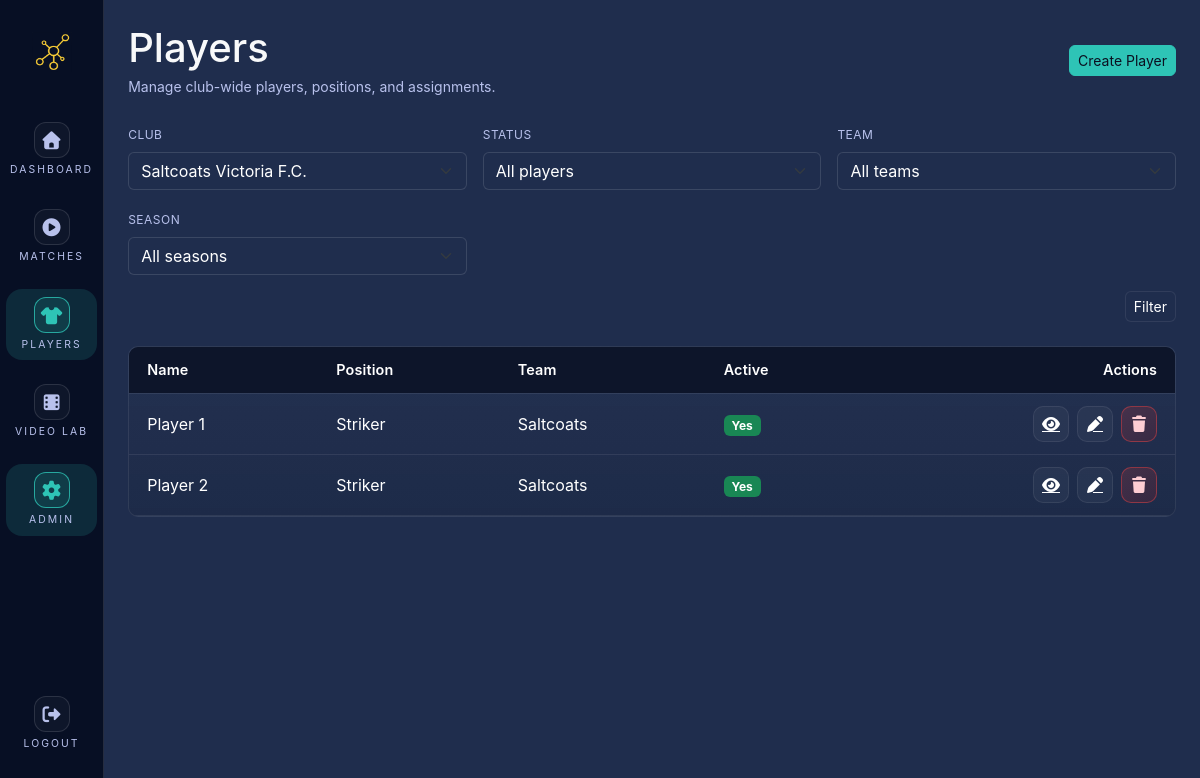
Screenshot of /admin/players (signed in) with the database file from the repository.
### tables this page shows
CREATE TABLE `players` (
  `id` bigint(20) UNSIGNED NOT NULL,
  `club_id` bigint(20) UNSIGNED NOT NULL,
  `team_id` bigint(20) UNSIGNED DEFAULT NULL,
  `first_name` varchar(80) DEFAULT NULL,
  `last_name` varchar(80) DEFAULT NULL,
  `display_name` varchar(120) NOT NULL,
  `dob` date DEFAULT NULL,
  `primary_position` varchar(40) DEFAULT NULL,
  `is_active` tinyint(1) NOT NULL DEFAULT 1,
  `created_at` datetime NOT NULL DEFAULT current_timestamp(),
  `updated_at` datetime DEFAULT NULL ON UPDATE current_timestamp()
);

CREATE TABLE `teams` (
  `id` bigint(20) UNSIGNED NOT NULL,
  `club_id` bigint(20) UNSIGNED NOT NULL,
  `name` varchar(120) NOT NULL,
  `team_type` varchar(30) NOT NULL DEFAULT 'club',
  `created_at` datetime NOT NULL DEFAULT current_timestamp(),
  `updated_at` datetime DEFAULT NULL ON UPDATE current_timestamp()
);

### config/config.php (called while the page is built)
<?php
return [
          'app' => [
                    'name' => 'Analytics Desk',
                    'env'  => 'local',
                    'debug' => true,
                    'base_path' => '',
          ],
          'db' => [
                    'host' => '127.0.0.1',
                    'name' => 'project_1',
                    'user' => 'project_1',
                    'pass' => 'D&DNdtopmoff7!29',
                    'charset' => 'utf8mb4',
          ],
          'session' => [
                    'name' => 'analytics_session',
                    'lifetime' => 0,
          ],
          'phase3' => [
                    'video_lab_enabled' => true,
          ],
];

### app/lib/auth.php (called while the page is built, shortened)
<?php
function auth_boot()
{
          if (session_status() === PHP_SESSION_NONE) {
                    $config = require __DIR__ . '/../../config/config.php';
          }
}
function current_user(): ?array
{
          return $_SESSION['user'] ?? null;
}
function is_logged_in(): bool
{
          return current_user() !== null;
}
function require_club_admin_access(): array
{
          $roles = $_SESSION['roles'] ?? [];
          $user = current_user();
          $isPlatformAdmin = in_array('platform_admin', $roles, true);
          $isClubAdmin = in_array('club_admin', $roles, true);
          $clubId = $isClubAdmin ? (int)($user['club_id'] ?? 0) : 0;
          if ($isPlatformAdmin) {
                    $requestedClubId = isset($_GET['club_id']) ? (int)$_GET['club_id'] : 0;
                    if ($clubId <= 0) {
                              require_once __DIR__ . '/club_repository.php';
                              $clubs = get_all_clubs();
                              if (!empty($clubs)) {
                                        $clubId = (int)($clubs[0]['id'] ?? 0);
                              }
                    }
          }
          return [
                    'user' => $user,
                    'roles' => $roles,
                    'club_id' => $clubId,
          ];
}
function base_path(): string
{
          static $base;
          if ($base !== null) {
                    return $base;
          }
          $config = require __DIR__ . '/../../config/config.php';
          $base = rtrim($config['app']['base_path'] ?? '', '/');
          return $base;
}

### app/lib/db.php (called while the page is built)
<?php
function db(): PDO
{
          static $pdo;
          if ($pdo) {
                    return $pdo;
          }
          $config = require __DIR__ . '/../../config/config.php';
          $db = $config['db'];
          $dsn = sprintf(
                    'mysql:host=%s;dbname=%s;charset=%s',
                    $db['host'],
                    $db['name'],
                    $db['charset']
          );
          $pdo = new PDO(
                    $dsn,
                    $db['user'],
                    $db['pass'],
                    [
                              PDO::ATTR_ERRMODE => PDO::ERRMODE_EXCEPTION,
                              PDO::ATTR_DEFAULT_FETCH_MODE => PDO::FETCH_ASSOC,
                    ]
          );
          return $pdo;
}

### app/lib/club_repository.php (called while the page is built, shortened)
<?php
require_once __DIR__ . '/db.php';
function get_all_clubs(): array
{
          $stmt = db()->query('SELECT id, name FROM clubs ORDER BY name ASC');
          return $stmt->fetchAll();
}

### app/lib/player_repository.php (called while the page is built, shortened)
<?php
require_once __DIR__ . '/db.php';
function get_players_for_club(int $clubId, array $filters = []): array
{
          $params = ['club_id' => $clubId];
          $where = ['p.club_id = :club_id'];
          $joins = [];
          $sql = 'SELECT p.*, t.name AS team_name
           FROM players p
           LEFT JOIN teams t ON t.id = p.team_id AND t.club_id = p.club_id';
          if ($joins) {
                    $sql .= ' WHERE ' . implode(' AND ', array_merge($where, $joins));
          } else {
                    $sql .= ' WHERE ' . implode(' AND ', $where);
          }
          $sql .= ' ORDER BY p.display_name ASC';
          $stmt = db()->prepare($sql);
          $stmt->execute($params);
          return $stmt->fetchAll();
}

### app/views/pages/admin/players/list.php (the view, shortened to what this page needs)
<?php
require_once __DIR__ . '/../../../../lib/auth.php';
require_once __DIR__ . '/../../../../lib/player_repository.php';
require_once __DIR__ . '/../../../../lib/club_repository.php';
$context = require_club_admin_access();
$clubId = $context['club_id'];
$isPlatformAdmin = in_array('platform_admin', $context['roles'], true);
$clubs = $isPlatformAdmin ? get_all_clubs() : [];
$filters = [
          'active' => $_GET['active'] ?? '',
          'team_id' => $_GET['team_id'] ?? '',
          'season_id' => $_GET['season_id'] ?? '',
          'club_id' => $isPlatformAdmin ? (isset($_GET['club_id']) ? (int)$_GET['club_id'] : $clubId) : $clubId,
];
$players = get_players_for_club($clubId, $filters);
$base = base_path();
?>
<div class="d-flex align-items-center justify-content-between mb-4">
          <div>
                    <h1 class="mb-1">Players</h1>
                    <p class="text-muted-alt text-sm mb-0">Manage club-wide players, positions, and assignments.</p>
          </div>
          <a href="<?= htmlspecialchars($base) ?>/admin/players/create" class="btn btn-primary-soft btn-sm">Create Player</a>
</div>
<form method="get" class="row g-3 mb-4">
          <?php if ($isPlatformAdmin): ?>
                    <div class="col-sm-4">
                              <label class="form-label">Club</label>
                              <select name="club_id" class="form-select select-dark">
                                        <?php foreach ($clubs as $club): ?>
                                                  <option value="<?= (int)$club['id'] ?>" <?= (int)$filters['club_id'] === (int)$club['id'] ? 'selected' : '' ?>><?= htmlspecialchars($club['name']) ?></option>
                                        <?php endforeach; ?>
                              </select>
                    </div>
          <?php endif; ?>
          <div class="col-sm-4">
                    <label class="form-label">Status</label>
                    <select name="active" class="form-select select-dark">
                              <option value="">All players</option>
                    </select>
          </div>
          <div class="col-sm-4">
                    <label class="form-label">Team</label>
                    <select name="team_id" class="form-select select-dark">
                              <option value="">All teams</option>
                    </select>
          </div>
          <div class="col-sm-4">
                    <label class="form-label">Season</label>
                    <select name="season_id" class="form-select select-dark">
                              <option value="">All seasons</option>
                    </select>
          </div>
          <div class="col-sm-12 text-end">
                    <button type="submit" class="btn btn-secondary-soft btn-sm">Filter</button>
          </div>
</form>
<?php if (empty($players)): ?>
          <div class="panel p-3 text-muted-alt text-sm">No players added yet.</div>
<?php else: ?>
          <div class="match-table-wrap">
                    <table class="match-table mb-0">
                              <thead class="match-table-head">
                                        <tr>
                                                  <th>Name</th>
                                                  <th>Position</th>
                                                  <th>Team</th>
                                                  <th>Active</th>
                                                  <th class="text-end">Actions</th>
                                        </tr>
                              </thead>
                              <tbody>
                                        <?php foreach ($players as $player): ?>
                                                  <tr>
                                                              <td><?= htmlspecialchars($player['display_name']) ?></td>
                                                              <td><?= htmlspecialchars($player['primary_position'] ?? '—') ?></td>
                                                              <td><?= htmlspecialchars($player['team_name'] ?? '—') ?></td>
                                                              <td><?= $player['is_active'] ? '<span class="badge bg-success">Yes</span>' : '<span class="badge bg-secondary">No</span>' ?></td>
                                                              <td class="text-end">
                                                                        <div class="d-flex justify-content-end gap-2">
                                                                                  <a href="<?= htmlspecialchars($base) ?>/admin/players/<?= (int)$player['id'] ?>" class="btn-icon btn-icon-secondary" aria-label="View player">
                                                                                            <i class="fa-solid fa-eye"></i>
                                                                                  </a>
                                                                                  <a href="<?= htmlspecialchars($base) ?>/admin/players/<?= (int)$player['id'] ?>/edit" class="btn-icon btn-icon-secondary" aria-label="Edit player">
                                                                                            <i class="fa-solid fa-pen"></i>
                                                                                  </a>
                                                                                  <form method="post" action="<?= htmlspecialchars($base) ?>/admin/players/<?= (int)$player['id'] ?>/delete" class="d-inline" onsubmit="return confirm('Mark this player as inactive?');">
                                                                                            <button type="submit" class="btn-icon btn-icon-danger" aria-label="Delete player">
                                                                                                      <i class="fa-solid fa-trash"></i>
                                                                                            </button>
                                                                                  </form>
                                                                        </div>
                                                              </td>
                                                  </tr>
                                        <?php endforeach; ?>
                              </tbody>
                    </table>
          </div>
<?php endif; ?>
<?php
require __DIR__ . '/../../../layout.php';

### public/assets/css/app.css (style rules this page uses)
:root { --bg-primary: #14213D; --bg-secondary: #1F2D4D; --bg-tertiary: #243A5E; --text-primary: #FFFFFF; --text-secondary: #B8C1EC; --border-subtle: rgba(255, 255, 255, 0.08); --accent-primary: #2EC4B6; --accent-secondary: #FCA311; --accent-danger: #D62828; --accent-warning: #FFB703; --accent-success: #4CAF50; --bg-base: var(--bg-primary); --bg-panel: var(--bg-secondary); --bg-surface: var(--bg-secondary); --border-soft: var(--border-subtle); --text-muted: var(--text-secondary); --accent: var(--accent-primary); --accent-strong: #28B3A4; --radius-sm: 6px; --radius-md: 10px; --input-bg: var(--bg-secondary); --input-border: rgba(255, 255, 255, 0.12); --input-border-focus: var(--accent-primary); }
body { background-color: var(--bg-base); color: var(--text-primary); font-family: 'Inter', 'Segoe UI', system-ui, -apple-system, sans-serif; display: flex; min-height: 100vh; }
a { color: var(--text-primary); }
.text-sm { font-size: 0.875rem !important; }
.text-muted-alt { color: var(--text-muted) !important; }
.btn-primary-soft { background: var(--accent); color: #0b1020; border: 1px solid var(--accent); border-radius: var(--radius-sm); }
.btn-secondary-soft { background: var(--bg-surface); color: var(--text-primary); border: 1px solid var(--border-soft); border-radius: var(--radius-sm); }
.btn-icon { width: 36px; height: 36px; display: inline-flex; align-items: center; justify-content: center; border-radius: 10px; border: 1px solid var(--border-soft); background: rgba(255, 255, 255, 0.04); color: var(--text-primary); transition: color 0.12s ease, border-color 0.12s ease, transform 0.08s ease }
.btn-icon-secondary { background: rgba(255, 255, 255, 0.04); }
.btn-icon-danger { background: linear-gradient(135deg, rgba(239, 68, 68, 0.18), rgba(185, 28, 28, 0.16)); border-color: rgba(239, 68, 68, 0.45); color: #fecdd3; }
.input-dark, .select-dark, .textarea-dark { background-color: var(--input-bg) !important; border: 1px solid var(--input-border) !important; color: var(--text-primary) !important; border-radius: var(--radius-sm) !important; }
.form-label { color: var(--text-muted) !important; font-size: 0.75rem; text-transform: uppercase; letter-spacing: 0.04em; }
.match-table-wrap { background: linear-gradient(180deg, rgba(255, 255, 255, 0.02), rgba(0, 0, 0, 0.06)), var(--bg-panel); border: 1px solid var(--border-soft); border-radius: var(--radius-md); overflow-x: auto; position: relative; }
.match-table { width: 100%; border-collapse: collapse; color: var(--text-primary); min-width: 720px; }
.match-table th, .match-table td { padding: 12px 18px; border-bottom: 1px solid var(--border-soft); text-align: left; }
.match-table th { background: #0d152a; font-weight: 600; font-size: 0.9rem; letter-spacing: 0.01em; }
.match-table-head { border-bottom: 1px solid rgba(255, 255, 255, 0.06); }
.badge { border-radius: var(--radius-sm); }

### rows the page displays
players: display_name "Player 1", primary_position "Striker", team.name "Saltcoats", is_active "Yes"
players: display_name "Player 2", primary_position "Striker", team.name "Saltcoats", is_active "Yes"

### other values shown
form field club_id "Saltcoats Victoria F.C."
